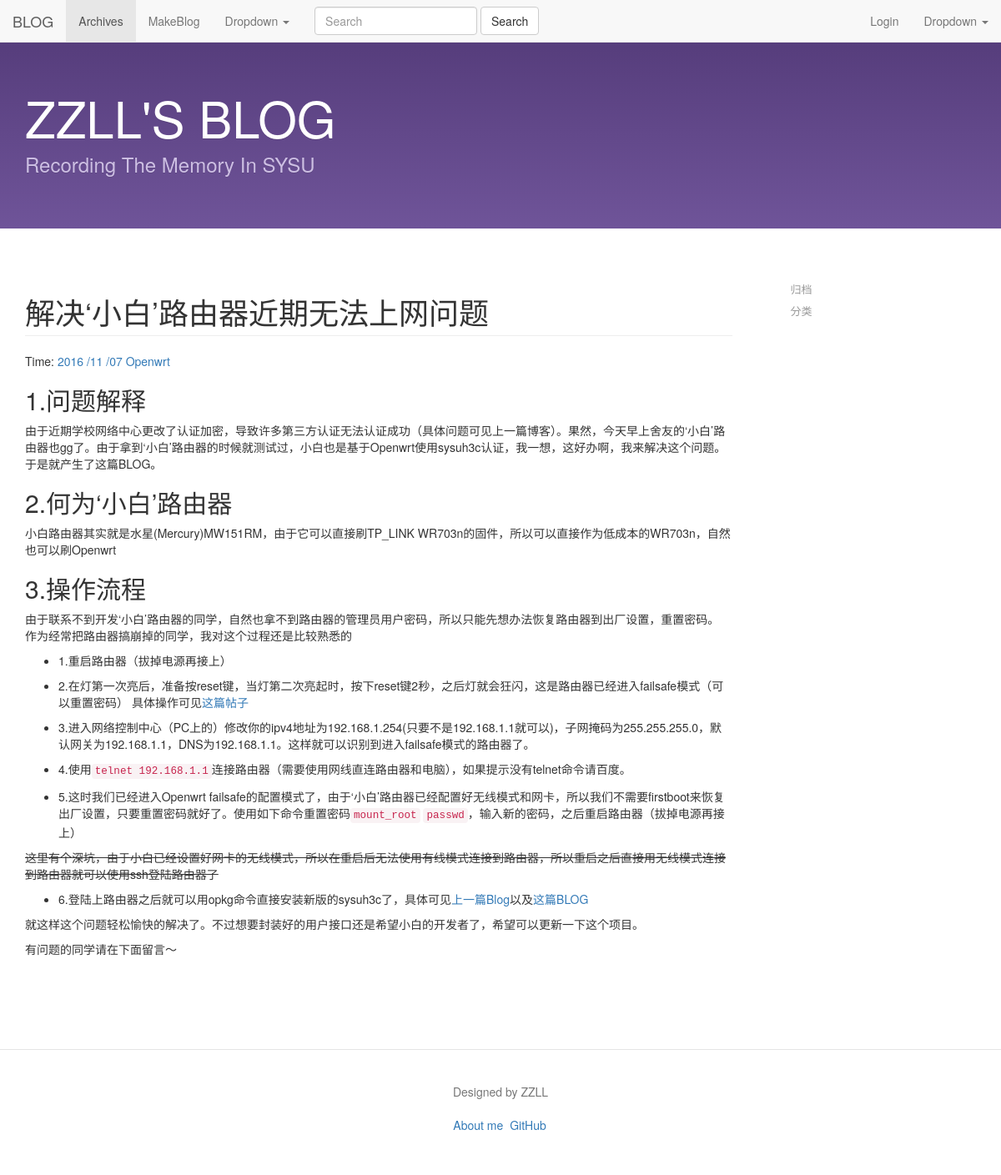
Page /9/ on the committed database.
### my_blog/models.py (models this page shows, shortened)
class Article(models.Model):
    title = models.CharField(max_length=100)
    category = models.CharField(max_length=50, blank=True)
    date_time = models.DateTimeField(auto_now_add=True)
    content = models.TextField(blank=True, null=True)
    def get_absolute_url(self):
        path = reverse('detail', kwargs={'id': self.id})
        return "http://127.0.0.1:8050%s" % path
    class Meta:
        ordering = ['-date_time']

### my_blog/views.py (the view)
# urls.py: url(r'^(?P<id>\d+)/$', myBlog_views.detail, name='detail'),
def detail(request, id):
    try:
        post = Article.objects.get(id=str(id))
    except Article.DoesNotExist:
        raise Http404
    return render(request, 'post.html', {'post': post,'title':post.title})

### templates/post.html (shortened to what this page needs)
{% extends "base.html" %}
{% load markdown_deux_tags %}
{% block content %}
    <div class="posts bs-docs-section">
        <section class="post">
            <header class="post-header">
                {% if post.title != "" %}
                    <h1 class="post-title page-header">{{ post.title }}</h1>
                    <p class="post-meta">
                        Time: <a class="post-author" href="#">{{ post.date_time|date:"Y /m /d" }}</a>
                        <a class="post-category post-category-js"
                           href="{% url "search_tag" tag=post.category %}">{{ post.category|title }}</a>
                    </p>
                    </header>
                    <div class="post-description">
                        <p>
                            {{ post.content|markdown:'recipe' }}
                        </p>
                    </div>
                {% endif %}
        </section>
    </div>
{% endblock %}

### static/css/style.css (style rules this page uses)
body { padding-top: 50px; }

### rows in the picture
Article: title "解决‘小白’路由器近期无法上网问题", date_time "2016 /11 /07", category "Openwrt", content "1.问题解释 由于近期学校网络中心更改了认证加密，导致许多第三方认证无法认证成功（具体问题可见上一篇博客）。果然，今天早上舍友的‘小白’路由器也gg了。由于拿到‘小白’路由器的时候就测试过，小白也是基于Openwrt使用sysuh3c认证，我一想，这好办啊，我来解决这个问题。于是就产生了这篇BLOG。 2.何为‘小白’路由器 小白路由器其实就是水星(Mercury)MW151RM，由于它可以直接刷TP_LINK WR703n的固件，所以可以直接作为低成本的WR703n，自然也可以刷Openwrt 3.操作流程 由于联系不到开发‘小白’路由器的同学，自然也拿不到路由器的管理员用户密码，所以只能先想办法恢复路由器到出厂设置，重置密码。 作为经常把路由器搞崩掉的同学，我对这个过程还是比较熟悉的 1.重启路由器（拔掉电源再接上） 2.在灯第一次亮后，准备按reset键，当灯第二次亮起时，按下reset键2秒，之后灯就会狂闪，这是路由器已经进入failsafe模式（可以重置密码） 具体操作可见 这篇帖子 3.进入网络控制中心（PC上的）修改你的ipv4地址为192.168.1.254(只要不是192.168.1.1就可以)，子网掩码为255.255.255.0，默认网关为192.168.1.1，DNS为192.168.1.1。这样就可以识别到进入failsafe模式的路由器了。 4.使用 telnet 192.168.1.1 连接路由器（需要使用网线直连路由器和电脑），如果提示没有telnet命令请百度。 5.这时我们已经进入Openwrt…"
